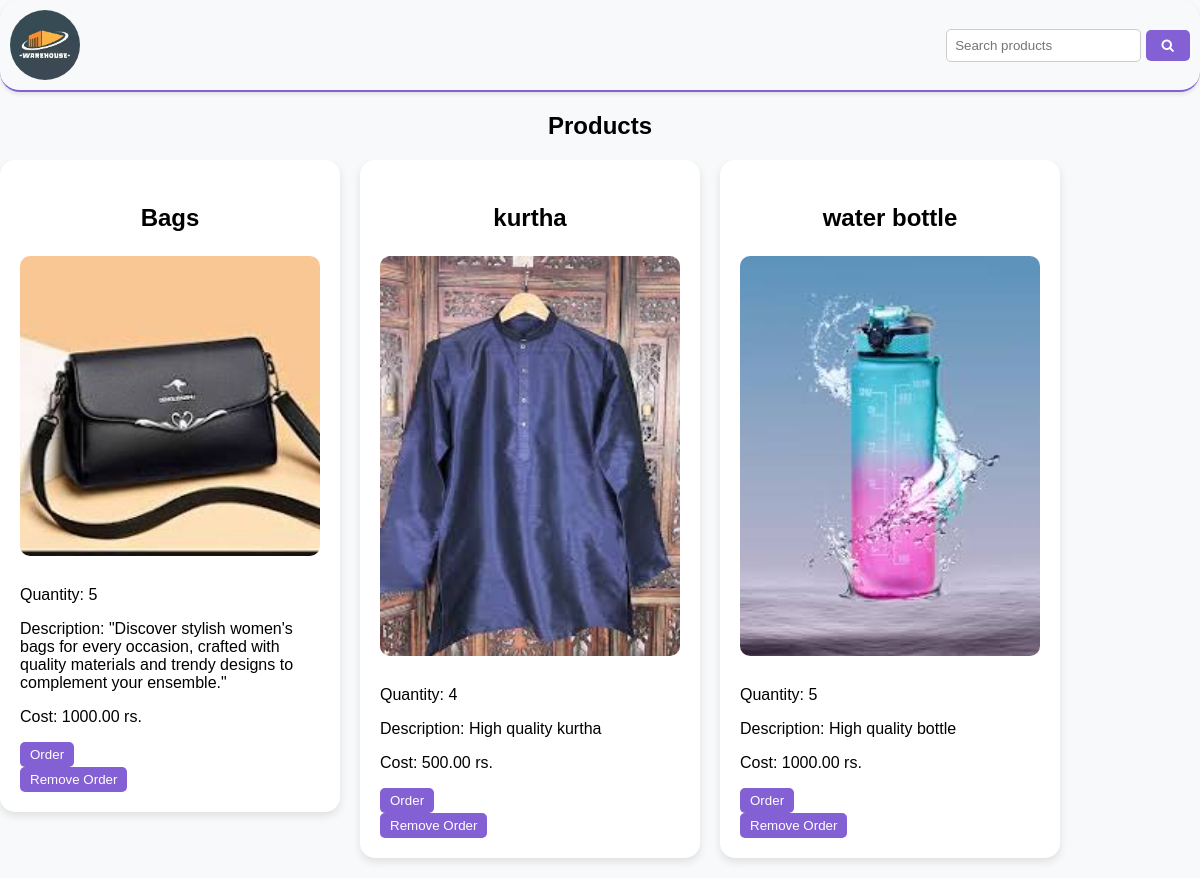
The page /myapp/ on the database its author committed.
### home/models.py (models this page shows, shortened)
class Product(models.Model):
    name = models.CharField(max_length=100)
    image = models.ImageField(upload_to='images/')
    quantity = models.IntegerField()
    description = models.TextField()
    cost = models.DecimalField(max_digits=10, decimal_places=2)

class Order(models.Model):
    product = models.ForeignKey(Product, on_delete=models.CASCADE)
    ordered_by = models.CharField(max_length=100)
    status = models.CharField(max_length=20, choices=(('registered', 'Registered'), ('in_queue', 'In Queue'), ('collected', 'Collected')))
    order_date = models.DateTimeField(auto_now_add=True)

### home/views.py (the view)
# urls.py: path('', views.home , name='home'),
def home(request):
    if request.method == 'POST':
        if 'order' in request.POST:
            product_id = request.POST.get('product_id')
            product = Product.objects.get(id=product_id)
            Order.objects.create(product=product, status='registered')
            return redirect('home')
        elif 'remove_order' in request.POST:
            order_id = request.POST.get('order_id')
            Order.objects.get(id=order_id).delete()
            return redirect('home')
    else:
        products = Product.objects.all()
        orders = Order.objects.all()
        return render(request, 'home.html', {'products': products, 'orders': orders})

### templates/home.html (shortened to what this page needs)
{% load static %}
<!DOCTYPE html>
<html lang="en">
<head>
<link rel="stylesheet" href="https://cdnjs.cloudflare.com/ajax/libs/font-awesome/4.7.0/css/font-awesome.min.css">
</head>
<body>
<div class="navbar">
  <div class="navbar-logo">
    <img src="{% static 'warehouse.jpg' %}" alt="Warehouse Logo">
  </div>
  <ul class="navbar-menu">
    <li>
        <form class="search-form" method="GET" action="{% url 'search_results' %}">
        <input class="search-input" type="text" name="search_query" placeholder="Search products">
        <button class="search-button" type="submit"><i class="fa fa-search"></i></button>
      </form>
    </li>
  </ul>
</div>
<h2 style="text-align: center;">Products</h2>
<div style="overflow: auto;">
  {% if products %}
    {% for product in products %}
      <div class="product-box">
        <h3 style="text-align: center; font-size: 24px;">{{ product.name }}</h3>
        <img src="{{ product.image.url }}" alt="{{ product.name }}">
        <p>Quantity: {{ product.quantity }}</p>
        <p>Description: {{ product.description }}</p>
        <p>Cost: {{ product.cost }} rs.</p>
        <form method="POST" action="{% url 'home' %}">
          <button class="order-button" name="order">Order</button>
        </form>
        {% for order in orders %}
          {% if order.product.id == product.id %}
            {% if order.status == 'registered' %}
              <form method="POST" action="{% url 'home' %}">
                <button class="remove-button" name="remove_order">Remove Order</button>
              </form>
            {% endif %}
          {% endif %}
        {% endfor %}
      </div>
    {% endfor %}
  {% else %}
    <p style="text-align: center;">No products yet.</p>
  {% endif %}
</div>
</body>
</html>

### templates/home.html (style rules this page uses)
body { margin: 0; padding: 0; font-family: Arial, sans-serif; background-color: #f8f9fa; }
.navbar { border-bottom: 2px solid #8360d4; display: flex; justify-content: space-between; align-items: center; padding: 10px; border-radius: 20px; box-shadow: 0 2px 4px rgba(0,0,0,0.1); }
.navbar-logo { width: 70px; height: 70px; border-radius: 50%; overflow: hidden; }
.navbar-logo img { width: 100%; height: auto; }
.navbar-menu { list-style-type: none; margin: 0; padding: 0; display: flex; }
.navbar-menu li { margin-left: 15px; }
.product-box { background-color: #fff; border-radius: 15px; box-shadow: 0 4px 8px rgba(0, 0, 0, 0.1); padding: 20px; margin-bottom: 20px; width: 300px; margin-right: 20px; float: left; }
.product-box img { width: 100%; height: 60%; object-fit: cover; border-radius: 10px; margin-bottom: 10px; }
.order-button, .remove-button { background-color: #8360d4; color: #fff; border: none; border-radius: 5px; padding: 5px 10px; cursor: pointer; margin-right: 5px; }
.search-form { text-align: center; }
.search-input { padding: 8px; border: 1px solid #ccc; border-radius: 5px; }
.search-button { background-color: #8360d4; color: #fff; border: none; border-radius: 5px; padding: 8px 16px; cursor: pointer; }

### rows shown on the page
Product: name "Bags", image (picture), quantity "5", description "\"Discover stylish women's bags for every occasion, crafted with quality materials and trendy designs to complement your ensemble.\"", cost "1000.00"
Product: name "kurtha", image (picture), quantity "4", description "High quality kurtha", cost "500.00"
Product: name "water bottle", image (picture), quantity "5", description "High quality bottle", cost "1000.00"
